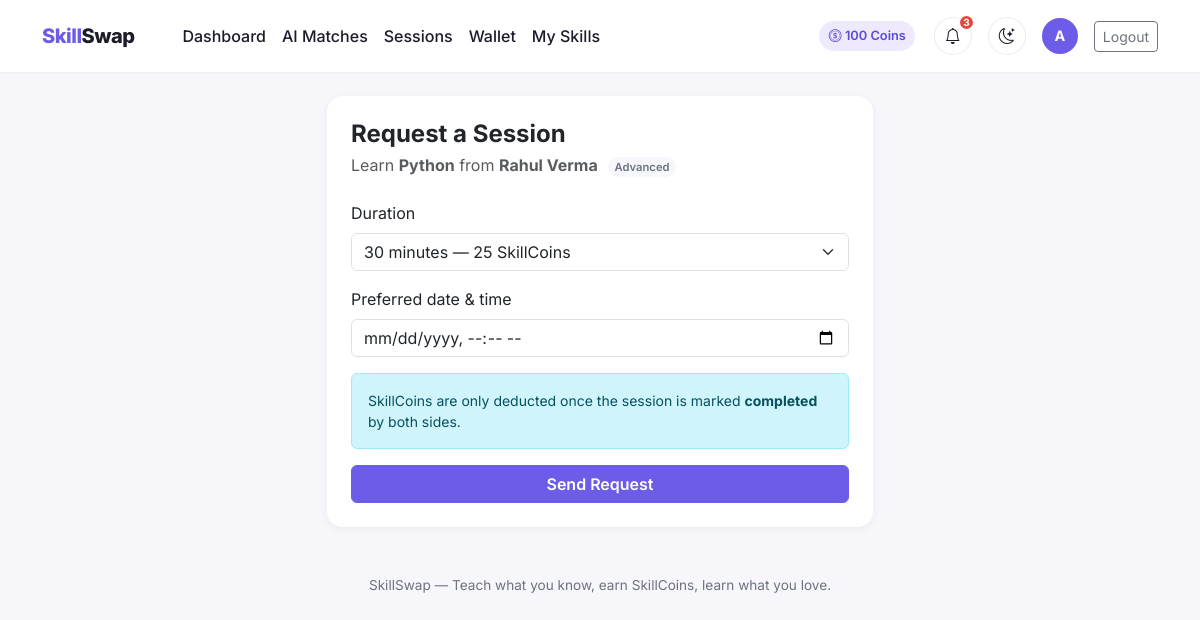
The page /session/new/1/1 (signed in) on the database its author committed.
### models.py (models this page shows, shortened)
class User(db.Model):
    id = db.Column(db.Integer, primary_key=True)
    name = db.Column(db.String(120), nullable=False)
    email = db.Column(db.String(120), unique=True, nullable=False)
    password_hash = db.Column(db.String(255), nullable=False)
    college = db.Column(db.String(200))
    department = db.Column(db.String(120))
    year = db.Column(db.String(20))
    bio = db.Column(db.Text, default="")
    skill_coins = db.Column(db.Integer, default=100)
    rating = db.Column(db.Float, default=0.0)
    rating_count = db.Column(db.Integer, default=0)
    created_at = db.Column(db.DateTime, default=datetime.utcnow)
    user_skills = db.relationship(
        "UserSkill", backref="user", lazy=True, cascade="all, delete-orphan"
    )
    @property
    def avatar_letter(self):
        return self.name[0].upper() if self.name else "?"

class Skill(db.Model):
    id = db.Column(db.Integer, primary_key=True)
    name = db.Column(db.String(100), unique=True, nullable=False)
    category = db.Column(db.String(60), nullable=False)

class UserSkill(db.Model):
    id = db.Column(db.Integer, primary_key=True)
    user_id = db.Column(db.Integer, db.ForeignKey("user.id"), nullable=False)
    skill_id = db.Column(db.Integer, db.ForeignKey("skill.id"), nullable=False)
    type = db.Column(db.String(10), nullable=False)  # TEACH / LEARN
    level = db.Column(db.String(20), default="Beginner")
    skill = db.relationship("Skill")

### app.py (the view, shortened to what this page needs)
@app.route("/session/new/<int:teacher_id>/<int:skill_id>", methods=["GET", "POST"])
@login_required
def new_session(teacher_id, skill_id):
    user = current_user()
    teacher = User.query.get_or_404(teacher_id)
    skill = Skill.query.get_or_404(skill_id)
    if teacher.id == user.id:
        flash("You cannot request a session with yourself.", "danger")
        return redirect(url_for("matches_page"))
    taught = UserSkill.query.filter_by(user_id=teacher.id, skill_id=skill.id, type="TEACH").first()
    if not taught:
        flash("That teacher no longer offers this skill.", "danger")
        return redirect(url_for("matches_page"))
    return render_template(
        "new_session.html", teacher=teacher, skill=skill, level=taught.level, costs=DURATION_COST
    )

### app.py (called while the page is built)
def login_required(view):
    @wraps(view)
    def wrapped(*args, **kwargs):
        if "user_id" not in session:
            flash("Please log in to continue.", "warning")
            return redirect(url_for("login"))
        return view(*args, **kwargs)
    return wrapped

def current_user():
    uid = session.get("user_id")
    if not uid:
        return None
    return User.query.get(uid)

@app.context_processor
def inject_user():
    user = current_user()
    unread_count = 0
    recent_notifications = []
    if user:
        unread_count = Notification.query.filter_by(user_id=user.id, is_read=False).count()
        recent_notifications = (
            Notification.query.filter_by(user_id=user.id)
            .order_by(Notification.created_at.desc())
            .limit(8)
            .all()
        )
    return {
        "current_user": user,
        "unread_count": unread_count,
        "recent_notifications": recent_notifications,
    }

### models.py (called while the page is built)
    @property
    def time_ago(self):
        delta = datetime.utcnow() - self.created_at
        secs = delta.total_seconds()
        if secs < 60:
            return "just now"
        if secs < 3600:
            return f"{int(secs // 60)}m ago"
        if secs < 86400:
            return f"{int(secs // 3600)}h ago"
        return f"{int(secs // 86400)}d ago"

### templates/new_session.html (shortened to what this page needs)
{% extends "base.html" %}
{% block content %}
<div class="row justify-content-center">
  <div class="col-md-6">
    <div class="card p-4">
      <h4 class="fw-bold mb-1">Request a Session</h4>
      <p class="text-muted mb-4">
        Learn <strong>{{ skill.name }}</strong> from <strong>{{ teacher.name }}</strong>
        <span class="badge-level">{{ level }}</span>
      </p>
      <form method="POST">
        <div class="mb-3">
          <label class="form-label">Duration</label>
          <select name="duration" class="form-select" required>
            {% for mins, cost in costs.items() %}
              <option value="{{ mins }}">{{ mins }} minutes — {{ cost }} SkillCoins</option>
            {% endfor %}
          </select>
        </div>
        <div class="mb-3">
          <label class="form-label">Preferred date &amp; time</label>
          <input type="datetime-local" name="scheduled_at" class="form-control" required>
        </div>
        <div class="alert alert-info small">
          SkillCoins are only deducted once the session is marked <strong>completed</strong> by both sides.
        </div>
        <button type="submit" class="btn btn-accent w-100">Send Request</button>
      </form>
    </div>
  </div>
</div>
{% endblock %}

### templates/base.html (shortened to what this page needs)
<!DOCTYPE html>
<html lang="en">
<head>
  <link href="https://cdn.jsdelivr.net/npm/bootstrap@5.3.3/dist/css/bootstrap.min.css" rel="stylesheet">
  <link href="https://cdn.jsdelivr.net/npm/bootstrap-icons@1.11.3/font/bootstrap-icons.css" rel="stylesheet">
  <link href="{{ url_for('static', filename='css/style.css') }}" rel="stylesheet">
</head>
<body>
<nav class="navbar navbar-expand-lg sticky-top py-3">
  <div class="container">
    <a class="navbar-brand" href="{{ url_for('index') }}">Skill<span>Swap</span></a>
    <div class="collapse navbar-collapse" id="nav">
      {% if current_user %}
      <ul class="navbar-nav me-auto ms-lg-4">
        <li class="nav-item"><a class="nav-link {% if request.endpoint=='dashboard' %}active{% endif %}" href="{{ url_for('dashboard') }}">Dashboard</a></li>
        <li class="nav-item"><a class="nav-link {% if request.endpoint=='matches_page' %}active{% endif %}" href="{{ url_for('matches_page') }}">AI Matches</a></li>
        <li class="nav-item"><a class="nav-link {% if request.endpoint=='sessions_page' %}active{% endif %}" href="{{ url_for('sessions_page') }}">Sessions</a></li>
        <li class="nav-item"><a class="nav-link {% if request.endpoint=='wallet' %}active{% endif %}" href="{{ url_for('wallet') }}">Wallet</a></li>
        <li class="nav-item"><a class="nav-link {% if request.endpoint=='edit_skills' %}active{% endif %}" href="{{ url_for('edit_skills') }}">My Skills</a></li>
      </ul>
      <div class="d-flex align-items-center gap-3">
        <span class="badge-skill"><i class="bi bi-coin"></i> {{ current_user.skill_coins }} Coins</span>
        <div class="dropdown">
          <button class="btn btn-icon position-relative" type="button" data-bs-toggle="dropdown" aria-expanded="false">
            <i class="bi bi-bell"></i>
            {% if unread_count > 0 %}
              <span class="notif-dot">{{ unread_count if unread_count < 10 else '9+' }}</span>
            {% endif %}
          </button>
        </div>
        <button class="btn btn-icon" type="button" id="theme-toggle" title="Toggle dark mode">
          <i class="bi bi-moon-stars" id="theme-icon"></i>
        </button>
        <a href="{{ url_for('profile', user_id=current_user.id) }}" class="d-flex align-items-center text-decoration-none">
          <div class="avatar-circle" style="width:36px;height:36px;font-size:0.9rem;">{{ current_user.avatar_letter }}</div>
        </a>
        <a href="{{ url_for('logout') }}" class="btn btn-sm btn-outline-secondary">Logout</a>
      </div>
      {% endif %}
    </div>
  </div>
</nav>
<div class="container my-4">
  {% block content %}{% endblock %}
</div>
<footer class="container text-center py-4">
  SkillSwap — Teach what you know, earn SkillCoins, learn what you love.
</footer>
</body>
</html>

### static/css/style.css (style rules this page uses)
:root { --accent: #6C5CE7; --accent-dark: #5b4bd6; --accent-light: #eee9fd; --ink: #1c1b29; --muted: #6b7280; --bg: #f7f7fb; --surface: #ffffff; --border-soft: rgba(20, 20, 43, 0.08); --card-radius: 16px; --shadow-sm: 0 2px 10px rgba(20, 20, 43, 0.06); --shadow-md: 0 8px 28px rgba(20, 20, 43, 0.10); }
* { transition: background-color 0.2s ease, border-color 0.2s ease, color 0.2s ease; }
body { background-color: var(--bg); color: var(--ink); font-family: "Inter", "Segoe UI", system-ui, -apple-system, sans-serif; }
a { text-decoration: none; }
.navbar-brand { font-weight: 800; letter-spacing: -0.5px; color: var(--accent) !important; }
.navbar-brand span { color: var(--ink); }
.navbar { background: var(--surface); box-shadow: 0 1px 3px rgba(0,0,0,0.06); }
.nav-link { font-weight: 500; color: var(--ink) !important; }
.btn-accent { background-color: var(--accent); border-color: var(--accent); color: #fff; font-weight: 600; }
.card { border: none; border-radius: var(--card-radius); background: var(--surface); box-shadow: var(--shadow-sm); transition: box-shadow 0.2s ease, transform 0.2s ease; }
.btn-icon { width: 38px; height: 38px; border-radius: 50%; border: 1px solid var(--border-soft); background: var(--surface); color: var(--ink); display: inline-flex; align-items: center; justify-content: center; position: relative; }
.notif-dot { position: absolute; top: -4px; right: -4px; background: #e6483f; color: #fff; font-size: 0.62rem; font-weight: 700; border-radius: 999px; min-width: 17px; height: 17px; display: flex; align-items: center; justify-content: center; padding: 0 3px; border: 2px solid var(--surface); }
.stat-card, .card { transition: box-shadow 0.2s ease; }
.badge-skill { background: var(--accent-light); color: var(--accent-dark); font-weight: 600; padding: 0.4em 0.75em; border-radius: 999px; font-size: 0.8rem; display: inline-block; margin: 0.15rem; }
.badge-level { font-size: 0.7rem; font-weight: 600; padding: 0.25em 0.6em; border-radius: 999px; background: var(--bg); color: var(--muted); margin-left: 0.35rem; }
.avatar-circle { width: 48px; height: 48px; border-radius: 50%; background: var(--accent); color: #fff; display: flex; align-items: center; justify-content: center; font-weight: 700; font-size: 1.1rem; flex-shrink: 0; }
footer { color: var(--muted); font-size: 0.85rem; }

### rows shown on the page
User: skill_coins "100", avatar_letter "A"
Skill: name "Python"
User: name "Rahul Verma"
UserSkill: level "Advanced"

### other values the page prints
{{ unread_count if unread_count < 10 else '9+' }} "3"
form field duration "30 minutes — 25 SkillCoins"
